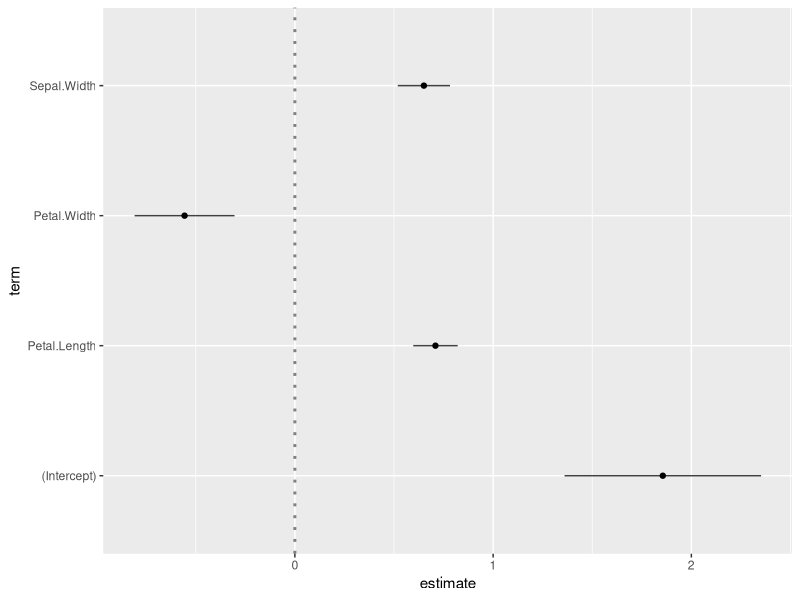
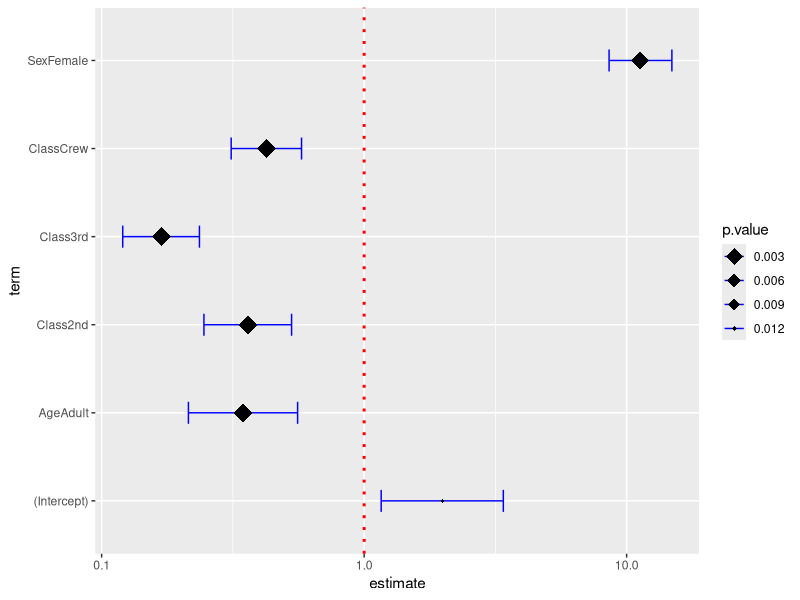
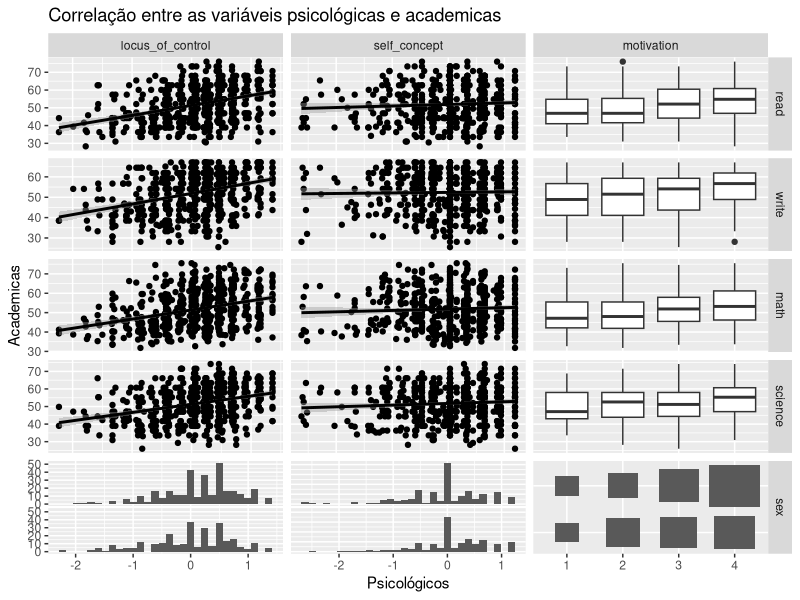
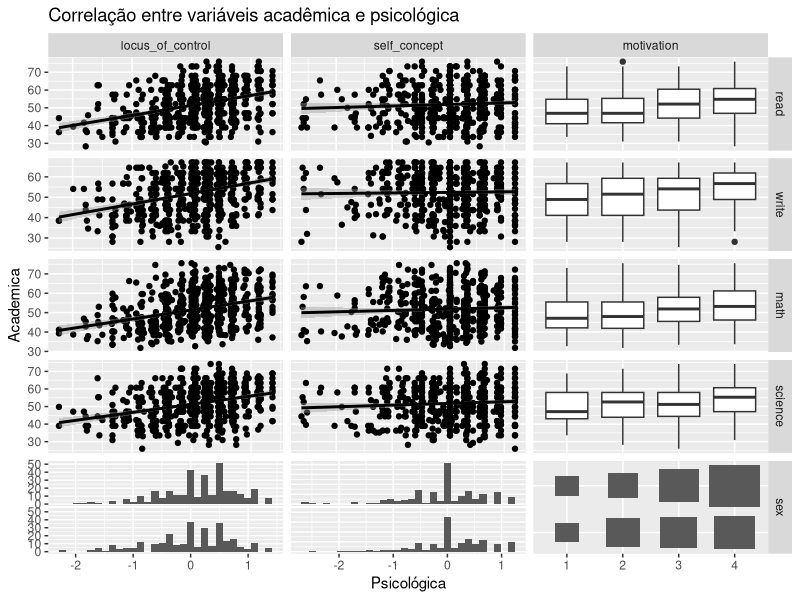

Write R code to recreate these figures, in order. (Note: this script raises an error after producing the figures.)
## ---- chunk 1
knitr::opts_chunk$set(echo = TRUE, message = F, error = F, warning = F)
## ---- chunk 2
library(ggplot2)
## ---- chunk 3
library(GGally)
## ---- chunk 4
reg <- lm(Sepal.Length ~ Sepal.Width + Petal.Length + Petal.Width, data = iris)
ggcoef(reg)
## ---- chunk 5
#Ajustando o modelo:
d <- as.data.frame(Titanic)
log.reg <- glm(Survived ~ Sex + Age + Class, family = binomial, data = d, weights = d$Freq)

#Elaborando o gráfico
ggcoef(
  log.reg,                      #O modelo a ser conferido
  exponentiate = TRUE,          #Para avaliar o modelo logístico
  vline_color = "red",          #Reta em zero  
  #vline_linetype =  "solid",   #Altera a linha de referência
  errorbar_color = "blue",      #Cor da barra de erros
  errorbar_height = .25,
  shape = 18,                   #Altera o formato dos pontos centrais
  #size=3,                      #Altera o tamanho do ponto
  color="black",                #Altera a cor do ponto
  mapping = aes(x = estimate, y = term, size = p.value))+
  scale_size_continuous(trans = "reverse") #Essa linha faz com que inverta o tamanho                 

## ---- chunk 6
data(psychademic)
head(psychademic)
## ---- chunk 7
psych_variables <- attr(psychademic, "psychology")
academic_variables <- attr(psychademic, "academic")
## ---- chunk 8
ggduo(
  psychademic, psych_variables, academic_variables,
  types = list(continuous = "smooth_lm"),
  title = "Correlação entre as variáveis psicológicas e academicas",
  xlab = "Psicológicos",
  ylab = "Academicas"
)
## ---- chunk 9
lm_with_cor <- function(data, mapping, ..., method = "pearson") {
  x <- eval(mapping$x, data)
  y <- eval(mapping$y, data)
  cor <- cor(x, y, method = method)
  ggally_smooth_lm(data, mapping, ...) +
    ggplot2::geom_label(
      data = data.frame(
        x = min(x, na.rm = TRUE),
        y = max(y, na.rm = TRUE),
        lab = round(cor, digits = 3)
      ),
      mapping = ggplot2::aes(x = x, y = y, label = lab),
      hjust = 0, vjust = 1,
      size = 5, fontface = "bold",
      inherit.aes = FALSE # do not inherit anything from the ...
    )
}
## ---- chunk 10
ggduo(
  psychademic, psych_variables, academic_variables,
  types = list(continuous = "smooth_lm"),
  title = "Correlação entre variáveis acadêmica e psicológica",
  xlab = "Psicológica",
  ylab = "Academica"
)+
  theme(legend.position = "bottom")
## ---- chunk 11
dados <- datasets::swiss

# Criando uma coluna "fake":
dados$Residual <- seq_len(nrow(dados))

# Calculando todos os resíduos que serão exibidos:
colunas=2:6  #Informe as colunas que contem as variaveis explanatorias
residuals <- lapply(dados[colunas], function(x) {
  summary(lm(Fertility ~ x, data = dados))$residuals
})
# Calculando um intervalo constante para todos os resíduos
y_range <- range(unlist(residuals))

# Função modificada para mostrar os resíduos:

lm_or_resid <- function(data, mapping, ..., line_color = "red", line_size = 1) {
  if (as.character(mapping$y) != "Residual") {
    return(ggally_smooth_lm(data, mapping, ...))
  }

  # Criando os resíduos para apresentar:
  resid_data <- data.frame(
    x = data[[as.character(mapping$x)]],
    y = residuals[[as.character(mapping$x)]]
  )

  ggplot(data = data, mapping = mapping) +
    geom_hline(yintercept = 0, color = line_color, size = line_size) +
    ylim(y_range) +
    geom_point(data = resid_data, mapping = aes(x = x, y = y), ...)

}

# Plote os dados:
ggduo(
  dados,
  2:6, c(1,7),
  types = list(continuous = lm_or_resid)
)
## ---- chunk 12
#Dados que serão utilizados no exemplos:
state <- as.data.frame(state.x77)
#Arrumando o nome das variaveis:
colnames(state)[c(4, 6)] <- c("Life.Exp", "HS.Grad")
# Ajustando o modelo completo:
model <- lm(Life.Exp ~ ., data = state)
# Executando o stepwise para encontrar o melhor ajuste
model <- step(model, trace = FALSE)
## ---- chunk 13
# look at model diagnostics
ggnostic(model)
## ---- chunk 14
summary(influence.measures(model))
## ---- chunk 15
#Ajustando um modelo de exemplo:
flea_model <- step(lm(head ~ ., data = flea), trace = FALSE)
## ---- chunk 16
# default output
ggnostic(flea_model,
 #        mapping = ggplot2::aes(color = species),  #Para colorir segundo um fator
         columnsY = c("head", ".fitted", ".se.fit", ".resid", ".std.resid", ".hat", ".sigma", ".cooksd"),
        continuous = list(default = ggally_smooth, .fitted = ggally_smooth)
)
## ---- chunk 17
#Funcao de correlacoes
my_fn <- function(data, mapping, method="lm", ...){
  p <- ggplot(data = data, mapping = mapping) + 
    geom_point() + 
    geom_smooth(method=method, ...)
  p
}
data(tips, package = "reshape")
#Correlaçoes cruzadas
ggpairs(tips, lower = list(continuous = my_fn))
## ---- chunk 18
data(flea)
ggscatmat(flea, columns = 2:4, color="species", alpha=0.8)
## ---- chunk 19
library(ggfortify)
## ---- chunk 20
autoplot(flea_model, which = 1:6, ncol = 3, label.size = 3)
## ---- chunk 21
autoplot(flea_model, which = 1:6, colour = 'dodgerblue3',
         smooth.colour = 'black', smooth.linetype = 'dashed',
         ad.colour = 'blue',
         label.size = 3, label.n = 5, label.colour = 'blue',
         ncol = 3)
## ---- chunk 22
autoplot(flea_model, which = 1:6, data = flea,
         colour = 'species', label.size = 3,
         ncol = 3)
